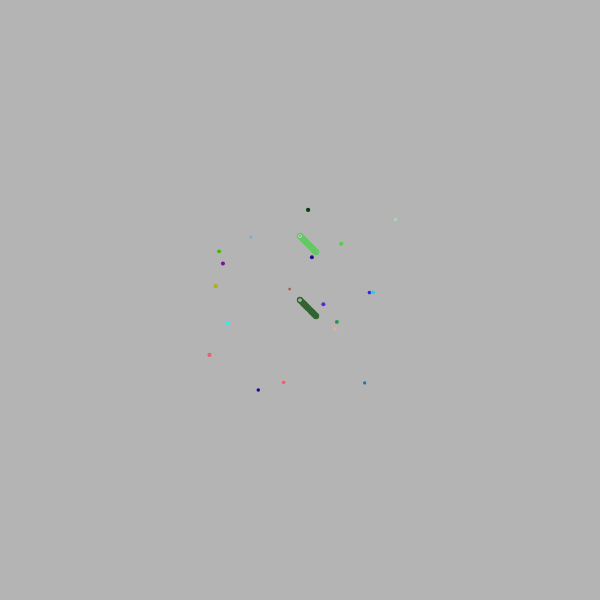
Frame 1 (no input)
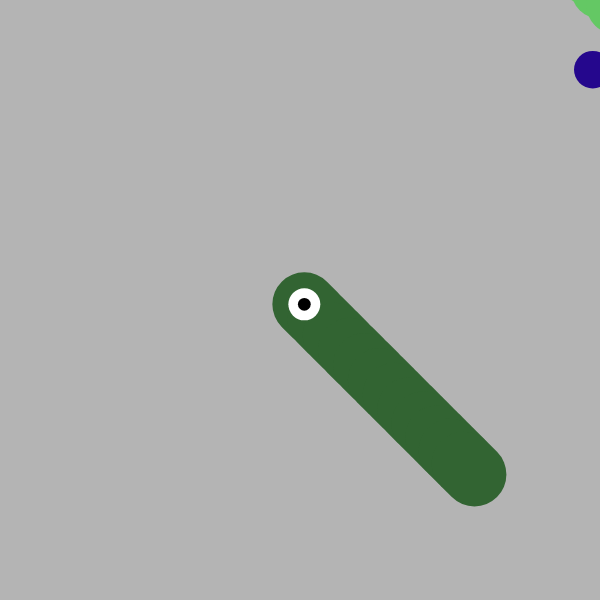
Frame 60 (no input)
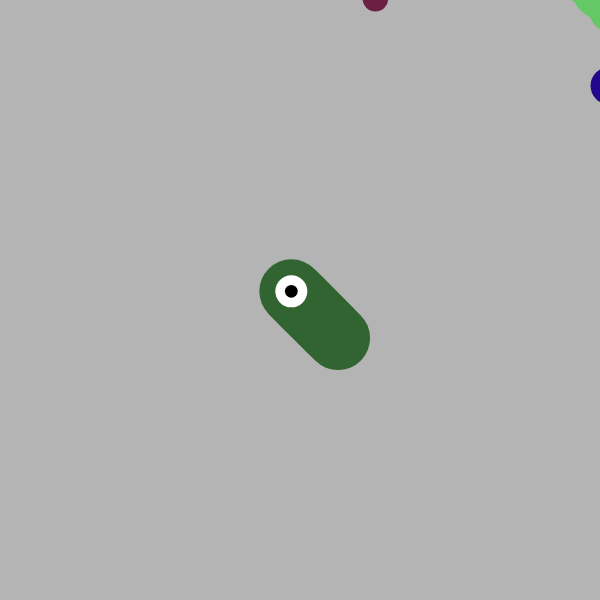
Frame 120 (the mouse pressed at the canvas centre since frame 60)

The p5.js sketch that drew these frames (run headless with seeded random() and noise() and a simulated clock; from frame 60 on, the mouse is pressed at the canvas centre):

// p5.js sketch
// ── sketch.js
var player;
var enemy;
var food = [];
var controller;
var zoom = 0;

function setup() {
    createCanvas(600, 600);
    player = new Snake();
    enemy = new Snake(width / 2, height / 2 - 200);
    controller = new GameController();
    for(let i = 0; i < 20; i++){
        let f = new Food(random(width), random(height));
        food.push(f);
    }
}

function draw() {
   background(180);
   translation();
   controller.update();
   player.show(createVector(50, 100, 50));
   enemy.show(createVector(100, 200, 100));
   player.update(controller);

   if(player.checkIfDead(enemy)){ 
        player = new Snake();  
   }

   for(let i = food.length - 1; i >= 0; i--){
       food[i].show();
       if(player.eats(food[i])){
            player.thicken(food[i]); 
            controller.thicken(food[i]); 
            player.addSegment();      
            food.splice(i, 1);
       }
   }

   if(random(1) < 0.01){
        let f = new Food(random(width), random(height));
        food.push(f);
    }
}

function translation(){
    translate(width / 2, height / 2);
    var newzoom = 64 / controller.r;
    zoom = lerp(zoom, newzoom, 0.1);
    scale(zoom);
    translate(-controller.pos.x,-controller.pos.y);
}
// ── food.js
function Food(x, y){
    this.pos = createVector(x , y);
    this.r = random(8, 15);
    this.col = createVector(random(255), random(255), random(255))
}

Food.prototype.show = function(){
    fill(this.col.x, this.col.y, this.col.z);
    noStroke();
    ellipse(this.pos.x, this.pos.y, this.r, this.r);
}
// ── gameController.js
function GameController(){
    this.pos = createVector(width/2, height/2);
    this.vel = createVector(0, 0);
    this.r = 20;
}

GameController.prototype.update = function(){
    let newvel = createVector(mouseX - width/2, mouseY - height/2);
    newvel.setMag(1.5);
    this.vel.lerp(newvel, 0.2);
    this.pos.add(this.vel);
}

GameController.prototype.thicken = function(food){
    this.r += food.r / 10;
}
// ── segment.js
function Segment(x, y, w, parent){
    if(parent){
        this.a = parent.b.copy();
        this.parent = parent;
    }else{
        this.a = createVector(x,y);
        this.parent = undefined;
    }
    this.b = this.a.copy();
    this.angle;
    this.len = 5;
    this.w = w;
    this.vel = createVector(0, 0);
}

Segment.prototype.drawEyes= function(){
    stroke(255);
    strokeWeight(this.w / 2);
    point(this.b.x, this.b.y);
    stroke(0);
    strokeWeight(this.w / 5);
    point(this.b.x, this.b.y);
}

Segment.prototype.show = function(col){
    stroke(col.x, col.y, col.z);
    strokeWeight(this.w);
    line(this.a.x, this.a.y, this.b.x, this.b.y);
}

Segment.prototype.calcB = function(){
    let dx = this.len * cos(this.angle);
    let dy = this.len * sin(this.angle);
    this.b.set(this.a.x + dx, this.a.y + dy);
}

Segment.prototype.follow = function(targetX, targetY){
    let target = createVector(targetX, targetY);
    let dir = p5.Vector.sub(target, this.a);
    this.angle = dir.heading();
    dir.setMag(1);
    dir.mult(-1);
    let newtarget = p5.Vector.add(target, dir);
    this.a.lerp(newtarget, 0.2);
    this.calcB();
}
// ── snake.js
function Snake(x, y){
    if(x && y){
        this.head = new Segment(x, y, 20);
    }else{
        this.head = new Segment(width/2, height/2, 20);
    }
    this.body = [];
    this.buildSnake();
}

Snake.prototype.buildSnake = function(w){
    let prev = this.head;
    for(let i = 0; i < 10; i++){
        let current = new Segment(prev.a.x + 5, prev.a.y + 5, prev);
        this.body.push(current);
        prev = current;
    }
}

Snake.prototype.addSegment = function(){
    let last = this.body[this.body.length - 1];
    let newSegment = new Segment(last.b.x, last.b.y, last.w, last);
    this.body.push(newSegment);
}

Snake.prototype.checkIfDead = function(enemy){
    let headD = p5.Vector.dist(this.head.b, enemy.head.b);
    if(headD < this.head.w / 2){
        return true;
    }
    for(let part of this.body){
        for(let enemyPart of enemy.body){
            let d = p5.Vector.dist(part.b, enemyPart.b);
            if(d < this.head.w / 2){
                return true;
            }
        }
    }
    return false;
}

Snake.prototype.eats = function(food){
    translate(this.head.b.x, this.head.y);
    let d = dist(this.head.b.x, this.head.b.y, food.pos.x, food.pos.y);
    if(d < this.head.w){
        return true;
    }else{
        return false;
    }
}

Snake.prototype.thicken = function(food){
    this.head.w += food.r / 10;
    for(let seg of this.body){
        seg.w += food.r / 10;
    }
}

Snake.prototype.show = function(col){ 
    this.head.show(col);
    for(let seg of this.body){
        seg.show(col);
    }
    this.head.drawEyes();
}

Snake.prototype.update = function(controller){
    this.head.follow(controller.pos.x, controller.pos.y);
    let prev = this.head;
    for(let seg of this.body){
        seg.follow(prev.a.x, prev.a.y);
        prev = seg;
    }
}
